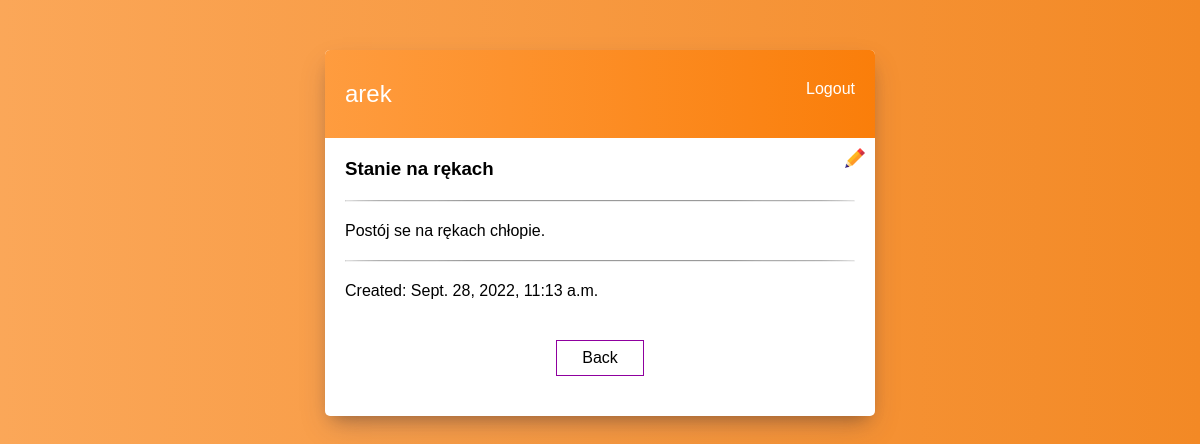
The page /task/2/ (signed in) on the database its author committed.
### base/models.py (models this page shows, shortened)
class Task(models.Model):
    user = models.ForeignKey(User, on_delete=models.CASCADE, null=True, blank=True)
    title = models.CharField(max_length=200)
    description = models.TextField(null=True, blank=True)
    complete = models.BooleanField(default=False)
    created = models.DateTimeField(auto_now_add=True)
    class Meta:
        ordering = ['complete']

### base/views.py (the view)
# urls.py: path('task/<int:id>/', TaskDetail.as_view(), name='task'),
class TaskDetail(LoginRequiredMixin, DetailView):
    model = Task
    pk_url_kwarg = 'id'

### base/templates/base/task_detail.html
{% extends 'base/main.html' %}
{% block content %}
{% include 'base/navbar.html' %}
{% load static %}
<div class="window-wrapper">
    <div class="row">
        <h3>{{object.title}}</h3>
    </div>
    <hr>
    <div class="row">
       {{object.description}}
    </div>
    <hr>
    <div class="row">
       Created: {{object.created}}
    </div>
    <div class="footer">
        <a class="back-btn" href="{% url 'tasks' %}">Back</a>
        <a href="{% url 'update' object.id %}"><img class="nav-btn" src="{% static 'images/edit.png' %}" alt=""></a>
    </div>
</div>
{% endblock content %}

### base/templates/base/navbar.html (shortened to what this page needs)
<nav>
    <ul>
        {% if request.user.is_authenticated %}
            <li>{{request.user}}</li>
            <li><a href="{% url 'logout' %}">Logout</a></li>
        {% endif %}
    </ul>
</nav>

### base/static/css/navbar2.css (style rules this page uses)
* { padding: 0; margin: 0; list-style: none; text-decoration: none; color: inherit; font-family: Arial; outline: none; }
body { background: linear-gradient(90deg, #ffb672 -50%, #f38925); background-repeat: no-repeat; height: calc(100vh - 60px + 10px); }
nav { background: linear-gradient(90deg, #ff9f44 -10%, #fa7e0a ); padding: 30px 20px; border-top-right-radius: 5px; border-top-left-radius: 5px; color: white; }
nav ul { display: flex; justify-content: space-between; }
nav ul li:first-child { font-size: 1.5rem; }

### base/static/css/main2.css (style rules this page uses)
.window-wrapper { padding: 20px; padding-bottom: 40px; position: relative; max-height: 450px; }
.row { display: flex; margin-bottom: 10px; justify-content: space-between; align-items: center; }
hr { background-color: lightgrey; border-radius: 40%; margin: 20px auto 20px auto; }
.footer { margin-top: 40px; display: flex; align-items: center; justify-content: center; }
.back-btn { padding: 8px 25px; border: 1px solid #8f009e; }
.nav-btn { position: absolute; width: 20px; height: 20px; right: 10px; top: 10px; transition: 0.15s; }

### rows shown on the page
Task: title "Stanie na rękach", description "Postój se na rękach chłopie.", created "Sept. 28, 2022, 11:13 a.m."

### other values the page prints
{{ request.user }} "arek"
